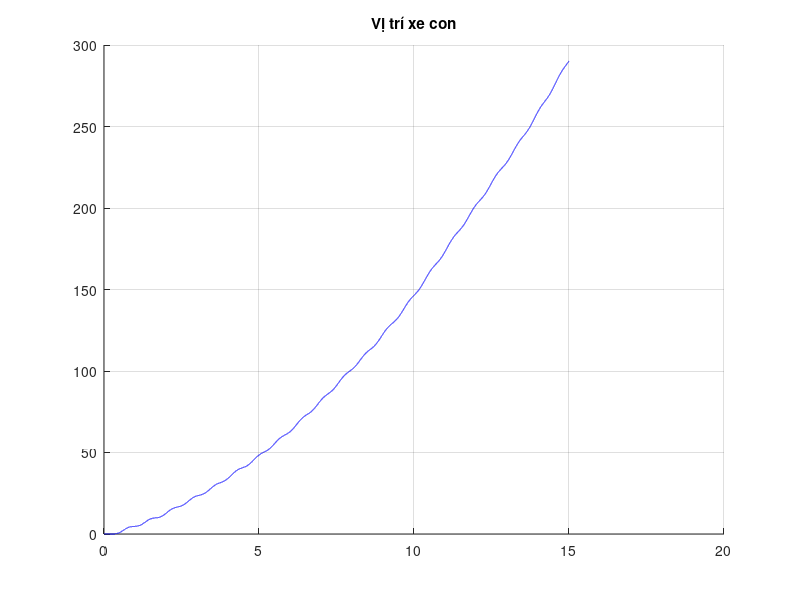
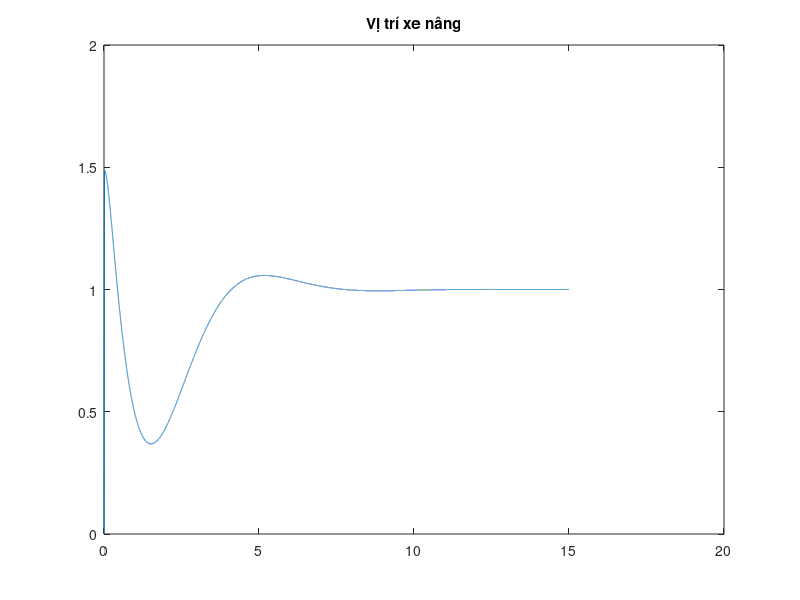
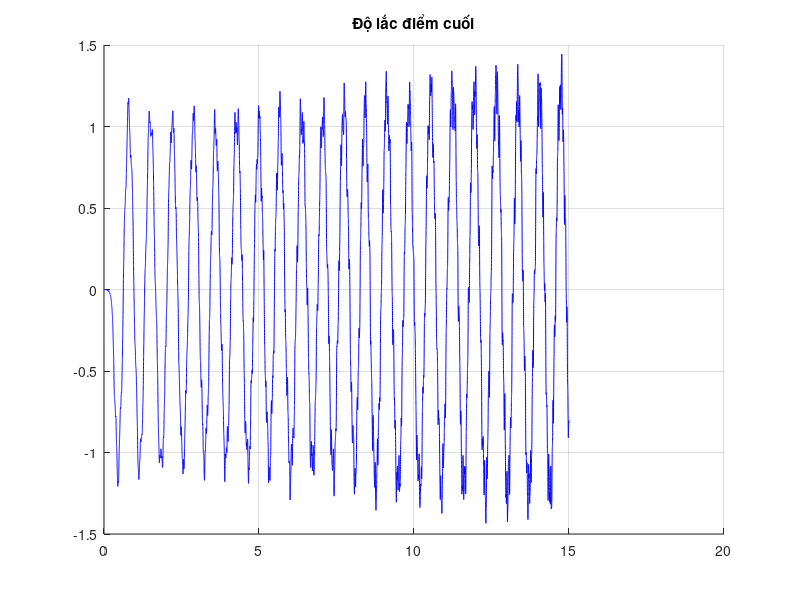
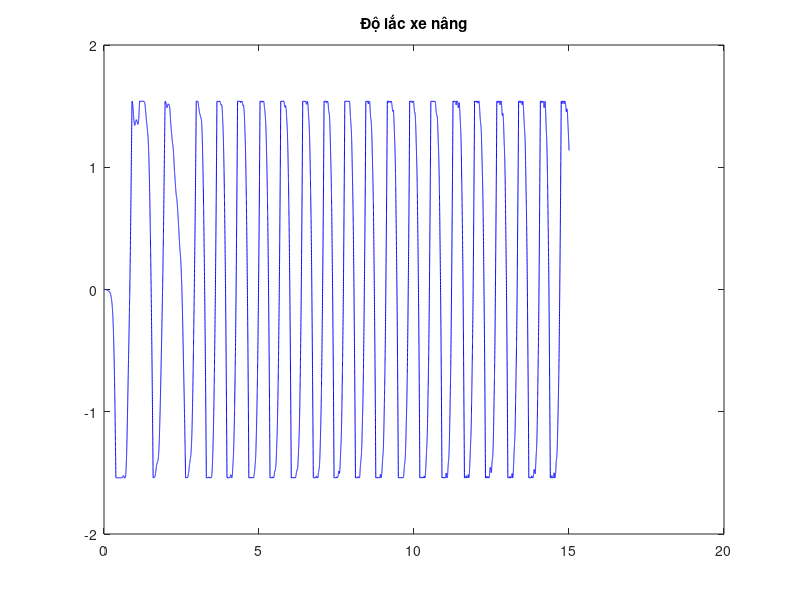

These charts were generated, in order, by the following MATLAB code:
clc; clear;

% Thiết lập các thông số của mô hình
rho_A = 2.1; EI = 14.97;
L = 1.54; l = 2;
mw = 13.1; mh = 0.87; mk = 0.19; m = 14.15;
tmax = 15;
n = 30;
r = 30000;
g = 9.8;
sp2 = 1;
e = zeros(1,r);
S = 0;

%%%%%%%%%%%%%%%%%%%%%%%%%%%%%%%%%%%%%%%%%%%%%%%%%%%%%%%%%%%%%%%%%%%%%%%%%%%%%%%%%%%%%%%%%%%%%%%%%%%%%%%%%%%%%%%%%%%%%%%%%%%%%%%%%%%%%%%%%%                              

dt = tmax / (r - 1); % Độ lớn phần tử thời gian
ds = L / (n - 1); % Độ dài phần tử thanh

S1 = (EI * (dt^2)) / (mw * (ds^3));
S2 = (-EI * (dt^2)) / ((ds^4) * rho_A);
S3 = (EI * (dt^2)) / (mk * 2 * ds^3);

% Input của mô hình
F1 = zeros(1,r); % Lực tác động vào xe con
F2 = zeros(1,r); % Lực tác động vào xe nâng
x2 = zeros(1,r); % Tọa độ của xe nâng theo phương Oy
x3 = zeros(1,r); % Tọa độ của xe nâng theo phương Ox
F1(1:r/2) = 10; % Chưa rõ dùng để làm gì?
F1(r/2:r) = 10;
F2(1:r/2) = 8; F2(r/2:r) = 0;
p = zeros(1,r); 
w = zeros(n,r);

% Mô phỏng điểm x1
for j = 2:(r - 1)
wsss0 = (w(3,j) - 2 * w(2,j) + w(1,j)) / (2 * ds^3); 
w(1,j + 1) = (F1(j + 1) - EI * wsss0) * (dt^2 / mw) + 2 * w(1,j) - w(1,j - 1);
    for i = 3:n - 2
        S2 = (-EI * dt^2) / (ds^4 * rho_A);
        wssss = w(i + 2,j) - 4 * w(i + 1,j) + 6 * w(i,j) - 4 * w(i - 1,j) + w(i - 2,j);
        w(i,j + 1) = S2 * wssss + 2 * w(i,j) - w(i,j - 1);
    end
    w(2,j + 1) = w(1,j + 1);
    wsssl = (-2 * w(n,j) + 3 * w(n - 1,j) - w(n - 2,j));
    w(n,j + 1) = 2 * w(n,j) - w(n,j - 1) + S3 * wsssl; %Dao động điểm cuối thanh
    w(n - 1,j + 1) = (w(n,j + 1) + w(n - 2,j + 1)) / 2;

%%%%%%%%%%%%%%%%%%%%%%%%%%%%%%%%%%%%%%%%%%%%%%%%%%%%%%%%%%%%%%%%%%%%%%%%%%%%%%%%%%%%%%%%%%%%%%%%%%%%%%%%%%%%%%%%%%%%%%%%%%%%%%%%%%%%%%%%%%                              

    % PID
    e(j) = sp2 - x2(j); % Sai lệch 
    % Thiết lập thông số PID
    kp = 10;
    ki = 8;
    kd = 8;

%%%%%%%%%%%%%%%%%%%%%%%%%%%%%%%%%%%%%%%%%%%%%%%%%%%%%%%%%%%%%%%%%%%%%%%%%%%%%%%%%%%%%%%%%%%%%%%%%%%%%%%%%%%%%%%%%%%%%%%%%%%%%%%%%%%%%%%%%%
    % Điều khiển bằng PID
    S = S + e(j) * dt;
    F2(j + 1) = kp * e(j) + ki * S + kd * (e(j) - e(j - 1))/dt;
    if F2(j + 1) > 15
        F2(j + 1) = 15;
    end
    if F2(j + 1) < -15
        F2(j + 1) = -15;
    end
    % Tìm vị trí xe nâng
    ddtx3 = (x3(j + 1) - 2 * x3(j) + x3(j - 1)) / (dt^2);
    dyx2 = (w(l,j) - w(l - 1,j)) / ds;
    dyx2 = 0;
    % if ddtx3*dyx2*mh > 0.001
    %    dyx2=0;
    % end
    %    dyx2=0;
    x2(j + 1) = (F2(j + 1) - mh * g - mh * ddtx3 * dyx2) * dt^2 / mh + 2 * x2(j) - x2(j - 1);
    l = ceil(x2(j + 1) / ds);
    if x2(j + 1) < ds
        l = 2;
        x2(j + 1) = ds;
    end
    if x2(j + 1) > (L-ds)
        l = n - 1;
        x2(j + 1) = L - ds;
    end

%%%%%%%%%%%%%%%%%%%%%%%%%%%%%%%%%%%%%%%%%%%%%%%%%%%%%%%%%%%%%%%%%%%%%%%%%%%%%%%%%%%%%%%%%%%%%%%%%%%%%%%%%%%%%%%%%%%%%%%%%%%%%%%%%%%%%%%%%                              

    % Độ lắc xe nâng
    if l == 2 
        x3(j + 1) = w(1,j + 1);
    end
    if l > 2 && l < n -1
        x3(j + 1) = -(EI * dt^2) * (w(l + 1,j + 1) - 2 * w(l,j + 1) + w(l - 1,j + 1)) / (3 * ds^3 * mh) + 2 * x3(j) - x3(j - 1);

%%%%%%%%%%%%%%%%%%%%%%%%%%%%%%%%%%%%%%%%%%%%%%%%%%%%%%%%%%%%%%%%%%%%%%%%%%%%%%%%%%%%%%%%%%%%%%%%%%%%%%%%%%%%%%%%%%%%%%%%%%%%%%%%%%%%%%%%%                              
 
        if abs(x3(j + 1) - w(1,j + 1)) > 1.54 && x3(j + 1) < w(1,j + 1)
            x3(j + 1) = w(1,j + 1) - 1.54; 
        end 
        if abs(x3(j + 1) - w(1,j + 1)) > 1.54 && x3(j + 1) > w(1,j + 1)
            x3(j + 1) = w(1,j + 1) + 1.54;
        end
        % Với p(j) = l;
        if abs(w(l,j + 1) - x3(j + 1)) < 0.012 
            w(l,j + 1) = x3(j + 1);
        end
    end
    if l == (n - 1)
        x3(j + 1) = w(n - 1,j + 1);
    end
end

%%%%%%%%%%%%%%%%%%%%%%%%%%%%%%%%%%%%%%%%%%%%%%%%%%%%%%%%%%%%%%%%%%%%%%%%%%%%%%%%%%%%%%%%%%%%%%%%%%%%%%%%%%%%%%%%%%%%%%%%%%%%%%%%%%%%%%%%%                              

% Đồ thị chống rung sử dụng phương pháp PID
x = 0:dt:tmax;
figure(1)
grid on 
hold on
plot(x,w(1,:),'b');
title('Vị trí xe con');
figure(3)
hold on 
grid on
plot(x,w(n,:)-w(1,:),'b');
title('Độ lắc điểm cuối');
figure(2)
plot(x,x2(:));
title('Vị trí xe nâng');
check = x3(:) - w(1,:)';
figure(4)
plot(x,check,'b');
title('Độ lắc xe nâng');
% x3(1000:1005)
% w(4,1000:1005)
% x3(1000) - w(1,1000)
% figure(1)
% grid on 
% hold on
% plot(x,w(1,:),'k');
% title('Vi tri xe con');
% figure(3)
% hold on 
% grid on
% plot(x,w(n,:) - w(1,:),'k');
% title('Diem cuoi');
% figure(2)
% plot(x,x2(:),'k');
% check=x3(:) - w(1,:)';
% figure(4)
% plot(x,check,'k');
% title('xe nang');